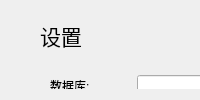
      <widget class="QWidget" name="configPage">
       <layout class="QHBoxLayout" name="horizontalLayout_10">
        <property name="leftMargin">
         <number>0</number>
        </property>
        <property name="topMargin">
         <number>0</number>
        </property>
        <property name="rightMargin">
         <number>0</number>
        </property>
        <item>
         <widget class="QWidget" name="configWidget" native="true">
          <widget class="QWidget" name="horizontalLayoutWidget_2">
           <property name="geometry">
            <rect>
             <x>50</x>
             <y>71</y>
             <width>411</width>
             <height>31</height>
            </rect>
           </property>
           <layout class="QHBoxLayout" name="horizontalLayout_8">
            <item>
             <widget class="QLabel" name="label_5">
              <property name="sizePolicy">
               <sizepolicy hsizetype="Fixed" vsizetype="Fixed">
                <horstretch>0</horstretch>
                <verstretch>0</verstretch>
               </sizepolicy>
              </property>
              <property name="minimumSize">
               <size>
                <width>81</width>
                <height>0</height>
               </size>
              </property>
              <property name="maximumSize">
               <size>
                <width>81</width>
                <height>16777215</height>
               </size>
              </property>
              <property name="text">
               <string>数据库:</string>
              </property>
             </widget>
            </item>
            <item>
             <widget class="QComboBox" name="dbCombo">
              <property name="sizePolicy">
               <sizepolicy hsizetype="Expanding" vsizetype="Fixed">
                <horstretch>0</horstretch>
                <verstretch>0</verstretch>
               </sizepolicy>
              </property>
              <property name="editable">
               <bool>true</bool>
              </property>
             </widget>
            </item>
            <item>
             <widget class="QPushButton" name="dbPathBtn">
              <property name="minimumSize">
               <size>
                <width>68</width>
                <height>0</height>
               </size>
              </property>
              <property name="maximumSize">
               <size>
                <width>68</width>
                <height>16777215</height>
               </size>
              </property>
              <property name="text">
               <string>浏览</string>
              </property>
             </widget>
            </item>
           </layout>
          </widget>
          <widget class="QLabel" name="settingsTitleLbl">
           <property name="geometry">
            <rect>
             <x>40</x>
             <y>20</y>
             <width>71</width>
             <height>31</height>
            </rect>
           </property>
           <property name="font">
            <font>
             <family>Microsoft YaHei UI</family>
             <pointsize>16</pointsize>
             <weight>50</weight>
             <bold>false</bold>
            </font>
           </property>
           <property name="text">
            <string>设置</string>
           </property>
          </widget>
          <widget class="QWidget" name="horizontalLayoutWidget_18">
           <property name="geometry">
            <rect>
             <x>50</x>
             <y>220</y>
             <width>411</width>
             <height>31</height>
            </rect>
           </property>
           <layout class="QHBoxLayout" name="horizontalLayout_18">
            <item>
             <widget class="QLabel" name="label_17">
              <property name="sizePolicy">
               <sizepolicy hsizetype="Fixed" vsizetype="Fixed">
                <horstretch>0</horstretch>
                <verstretch>0</verstretch>
               </sizepolicy>
              </property>
              <property name="minimumSize">
               <size>
                <width>81</width>
                <height>0</height>
               </size>
              </property>
              <property name="maximumSize">
               <size>
                <width>81</width>
                <height>16777215</height>
               </size>
              </property>
              <property name="text">
               <string>图片库:</string>
              </property>
             </widget>
            </item>
            <item>
             <widget class="QComboBox" name="imageBankCombo">
              <property name="sizePolicy">
               <sizepolicy hsizetype="Expanding" vsizetype="Fixed">
                <horstretch>0</horstretch>
                <verstretch>0</verstretch>
               </sizepolicy>
              </property>
              <property name="editable">
               <bool>true</bool>
              </property>
             </widget>
            </item>
            <item>
             <widget class="QPushButton" name="imageBankBtn">
              <property name="minimumSize">
               <size>
                <width>68</width>
                <height>0</height>
               </size>
              </property>
              <property name="maximumSize">
               <size>
                <width>68</width>
                <height>16777215</height>
               </size>
              </property>
              <property name="text">
               <string>浏览</string>
              </property>
             </widget>
            </item>
           </layout>
          </widget>
          <widget class="QWidget" name="horizontalLayoutWidget_4">
           <property name="geometry">
            <rect>
             <x>50</x>
             <y>101</y>
             <width>411</width>
             <height>31</height>
            </rect>
           </property>
           <layout class="QHBoxLayout" name="horizontalLayout_6">
            <item>
             <widget class="QLabel" name="label_2">
              <property name="sizePolicy">
               <sizepolicy hsizetype="Fixed" vsizetype="Fixed">
                <horstretch>0</horstretch>
                <verstretch>0</verstretch>
               </sizepolicy>
              </property>
              <property name="minimumSize">
               <size>
                <width>81</width>
                <height>0</height>
               </size>
              </property>
              <property name="maximumSize">
               <size>
                <width>81</width>
                <height>16777215</height>
               </size>
              </property>
              <property name="text">
               <string>课程名称:</string>
              </property>
             </widget>
            </item>
            <item>
             <widget class="QComboBox" name="courseCombo">
              <property name="sizePolicy">
               <sizepolicy hsizetype="Expanding" vsizetype="Fixed">
                <horstretch>0</horstretch>
                <verstretch>0</verstretch>
               </sizepolicy>
              </property>
              <property name="minimumSize">
               <size>
                <width>248</width>
                <height>0</height>
               </size>
              </property>
              <property name="maximumSize">
               <size>
                <width>248</width>
                <height>16777215</height>
               </size>
              </property>
             </widget>
            </item>
            <item>
             <spacer name="horizontalSpacer_9">
              <property name="orientation">
               <enum>Qt::Horizontal</enum>
              </property>
              <property name="sizeHint" stdset="0">
               <size>
                <width>40</width>
                <height>20</height>
               </size>
              </property>
             </spacer>
            </item>
           </layout>
          </widget>
          <widget class="QWidget" name="horizontalLayoutWidget_17">
           <property name="geometry">
            <rect>
             <x>50</x>
             <y>250</y>
             <width>411</width>
             <height>31</height>
            </rect>
           </property>
           <layout class="QHBoxLayout" name="horizontalLayout_17">
            <item>
             <widget class="QLabel" name="label_26">
              <property name="sizePolicy">
               <sizepolicy hsizetype="Fixed" vsizetype="Fixed">
                <horstretch>0</horstretch>
                <verstretch>0</verstretch>
               </sizepolicy>
              </property>
              <property name="minimumSize">
               <size>
                <width>81</width>
                <height>0</height>
               </size>
              </property>
              <property name="maximumSize">
               <size>
                <width>81</width>
                <height>16777215</height>
               </size>
              </property>
              <property name="text">
               <string>图片格式:</string>
              </property>
             </widget>
            </item>
            <item>
             <widget class="QComboBox" name="imgFormatCombo">
              <property name="minimumSize">
               <size>
                <width>68</width>
                <height>0</height>
               </size>
              </property>
              <property name="maximumSize">
               <size>
                <width>68</width>
                <height>16777215</height>
               </size>
              </property>
              <item>
               <property name="text">
                <string>PNG</string>
               </property>
              </item>
              <item>
               <property name="text">
                <string>JPG</string>
               </property>
              </item>
              <item>
               <property name="text">
                <string>BMP</string>
               </property>
              </item>
              <item>
               <property name="text">
                <string>GIF</string>
               </property>
              </item>
             </widget>
            </item>
            <item>
             <spacer name="horizontalSpacer">
              <property name="orientation">
               <enum>Qt::Horizontal</enum>
              </property>
              <property name="sizeHint" stdset="0">
               <size>
                <width>40</width>
                <height>20</height>
               </size>
              </property>
             </spacer>
            </item>
           </layout>
          </widget>
          <widget class="QWidget" name="horizontalLayoutWidget_10">
           <property name="geometry">
            <rect>
             <x>50</x>
             <y>190</y>
             <width>411</width>
             <height>31</height>
            </rect>
           </property>
           <layout class="QHBoxLayout" name="horizontalLayout_9">
            <item>
             <widget class="QLabel" name="label_10">
              <property name="sizePolicy">
               <sizepolicy hsizetype="Fixed" vsizetype="Fixed">
                <horstretch>0</horstretch>
                <verstretch>0</verstretch>
               </sizepolicy>
              </property>
              <property name="minimumSize">
               <size>
                <width>81</width>
                <height>0</height>
               </size>
              </property>
              <property name="maximumSize">
               <size>
                <width>81</width>
                <height>16777215</height>
               </size>
              </property>
              <property name="text">
               <string>语音库:</string>
              </property>
             </widget>
            </item>
            <item>
             <widget class="QComboBox" name="audioBankCombo">
              <property name="sizePolicy">
               <sizepolicy hsizetype="Expanding" vsizetype="Fixed">
                <horstretch>0</horstretch>
                <verstretch>0</verstretch>
               </sizepolicy>
              </property>
              <property name="editable">
               <bool>true</bool>
              </property>
             </widget>
            </item>
            <item>
             <widget class="QPushButton" name="audioBankBtn">
              <property name="minimumSize">
               <size>
                <width>68</width>
                <height>0</height>
               </size>
              </property>
              <property name="maximumSize">
               <size>
                <width>68</width>
                <height>16777215</height>
               </size>
              </property>
              <property name="text">
               <string>浏览</string>
              </property>
             </widget>
            </item>
           </layout>
          </widget>
          <widget class="QPushButton" name="saveSettingsBtn">
           <property name="geometry">
            <rect>
             <x>50</x>
             <y>301</y>
             <width>111</width>
             <height>29</height>
            </rect>
           </property>
           <property name="sizePolicy">
            <sizepolicy hsizetype="Fixed" vsizetype="Fixed">
             <horstretch>0</horstretch>
             <verstretch>0</verstretch>
            </sizepolicy>
           </property>
           <property name="minimumSize">
            <size>
             <width>111</width>
             <height>29</height>
            </size>
           </property>
           <property name="maximumSize">
            <size>
             <width>111</width>
             <height>29</height>
            </size>
           </property>
           <property name="baseSize">
            <size>
             <width>111</width>
             <height>29</height>
            </size>
           </property>
           <property name="font">
            <font>
             <family>Microsoft YaHei UI</family>
             <pointsize>12</pointsize>
            </font>
           </property>
           <property name="cursor">
            <cursorShape>ClosedHandCursor</cursorShape>
           </property>
           <property name="text">
            <string>保存</string>
           </property>
          </widget>
          <widget class="QWidget" name="horizontalLayoutWidget_5">
           <property name="geometry">
            <rect>
             <x>50</x>
             <y>130</y>
             <width>411</width>
             <height>31</height>
            </rect>
           </property>
           <layout class="QHBoxLayout" name="horizontalLayout_7">
            <item>
             <widget class="QLabel" name="label_4">
              <property name="sizePolicy">
               <sizepolicy hsizetype="Fixed" vsizetype="Fixed">
                <horstretch>0</horstretch>
                <verstretch>0</verstretch>
               </sizepolicy>
              </property>
              <property name="minimumSize">
               <size>
                <width>81</width>
                <height>0</height>
               </size>
              </property>
              <property name="maximumSize">
               <size>
                <width>81</width>
                <height>16777215</height>
               </size>
              </property>
              <property name="text">
               <string>模板编号:</string>
              </property>
             </widget>
            </item>
            <item>
             <widget class="QSpinBox" name="tempNumSpin">
              <property name="sizePolicy">
               <sizepolicy hsizetype="Expanding" vsizetype="Fixed">
                <horstretch>0</horstretch>
                <verstretch>0</verstretch>
               </sizepolicy>
              </property>
              <property name="maximumSize">
               <size>
                <width>68</width>
                <height>16777215</height>
               </size>
              </property>
              <property name="minimum">
               <number>1</number>
              </property>
              <property name="value">
               <number>15</number>
              </property>
             </widget>
            </item>
            <item>
             <spacer name="horizontalSpacer_11">
              <property name="orientation">
               <enum>Qt::Horizontal</enum>
              </property>
              <property name="sizeHint" stdset="0">
               <size>
                <width>40</width>
                <height>20</height>
               </size>
              </property>
             </spacer>
            </item>
           </layout>
          </widget>
          <widget class="QPushButton" name="gotoMainBtn">
           <property name="geometry">
            <rect>
             <x>0</x>
             <y>0</y>
             <width>31</width>
             <height>31</height>
            </rect>
           </property>
           <property name="cursor">
            <cursorShape>ClosedHandCursor</cursorShape>
           </property>
           <property name="text">
            <string/>
           </property>
           <property name="icon">
            <iconset resource="../image.qrc">
             <normaloff>:/images/backDark.png</normaloff>:/images/backDark.png</iconset>
           </property>
           <property name="iconSize">
            <size>
             <width>32</width>
             <height>32</height>
            </size>
           </property>
           <property name="autoDefault">
            <bool>false</bool>
           </property>
           <property name="flat">
            <bool>true</bool>
           </property>
          </widget>
          <widget class="QWidget" name="horizontalLayoutWidget_3">
           <property name="geometry">
            <rect>
             <x>49</x>
             <y>160</y>
             <width>411</width>
             <height>31</height>
            </rect>
           </property>
           <layout class="QHBoxLayout" name="horizontalLayout_5">
            <item>
             <widget class="QLabel" name="label_6">
              <property name="sizePolicy">
               <sizepolicy hsizetype="Fixed" vsizetype="Fixed">
                <horstretch>0</horstretch>
                <verstretch>0</verstretch>
               </sizepolicy>
              </property>
              <property name="minimumSize">
               <size>
                <width>81</width>
                <height>0</height>
               </size>
              </property>
              <property name="maximumSize">
               <size>
                <width>81</width>
                <height>16777215</height>
               </size>
              </property>
              <property name="text">
               <string>背景图:</string>
              </property>
             </widget>
            </item>
            <item>
             <widget class="QSpinBox" name="tempImgSpin">
              <property name="sizePolicy">
               <sizepolicy hsizetype="Expanding" vsizetype="Fixed">
                <horstretch>0</horstretch>
                <verstretch>0</verstretch>
               </sizepolicy>
              </property>
              <property name="maximumSize">
               <size>
                <width>68</width>
                <height>16777215</height>
               </size>
              </property>
              <property name="minimum">
               <number>1</number>
              </property>
              <property name="maximum">
               <number>200</number>
              </property>
              <property name="value">
               <number>48</number>
              </property>
             </widget>
            </item>
            <item>
             <widget class="QPushButton" name="tempImgBtn">
              <property name="minimumSize">
               <size>
                <width>68</width>
                <height>0</height>
               </size>
              </property>
              <property name="maximumSize">
               <size>
                <width>68</width>
                <height>16777215</height>
               </size>
              </property>
              <property name="text">
               <string>预览</string>
              </property>
              <property name="flat">
               <bool>false</bool>
              </property>
             </widget>
            </item>
            <item>
             <spacer name="horizontalSpacer_12">
              <property name="orientation">
               <enum>Qt::Horizontal</enum>
              </property>
              <property name="sizeHint" stdset="0">
               <size>
                <width>40</width>
                <height>20</height>
               </size>
              </property>
             </spacer>
            </item>
           </layout>
          </widget>
         </widget>
        </item>
       </layout>
      </widget>
